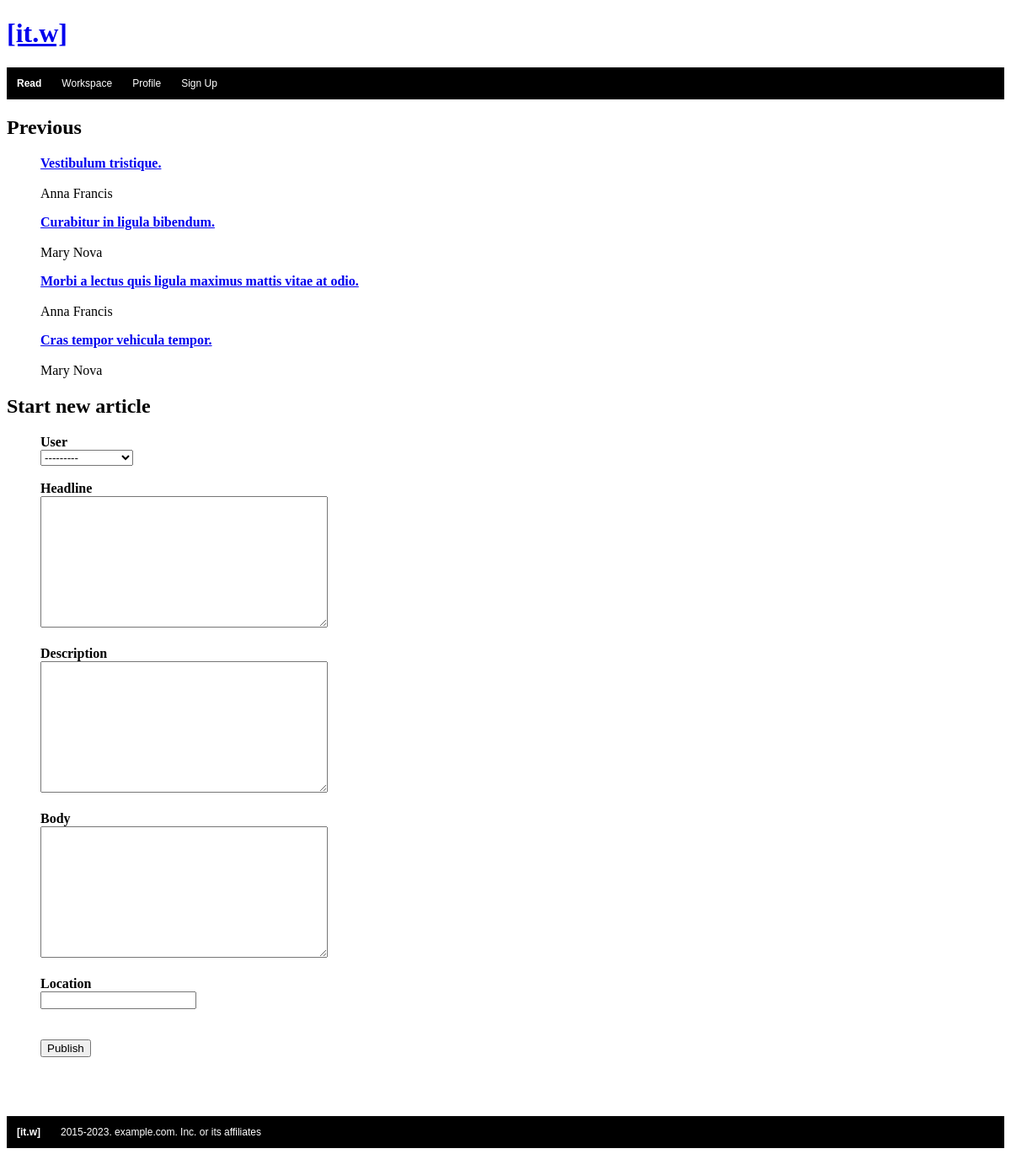
/workspace/, run on an earlier commit of the app's database.
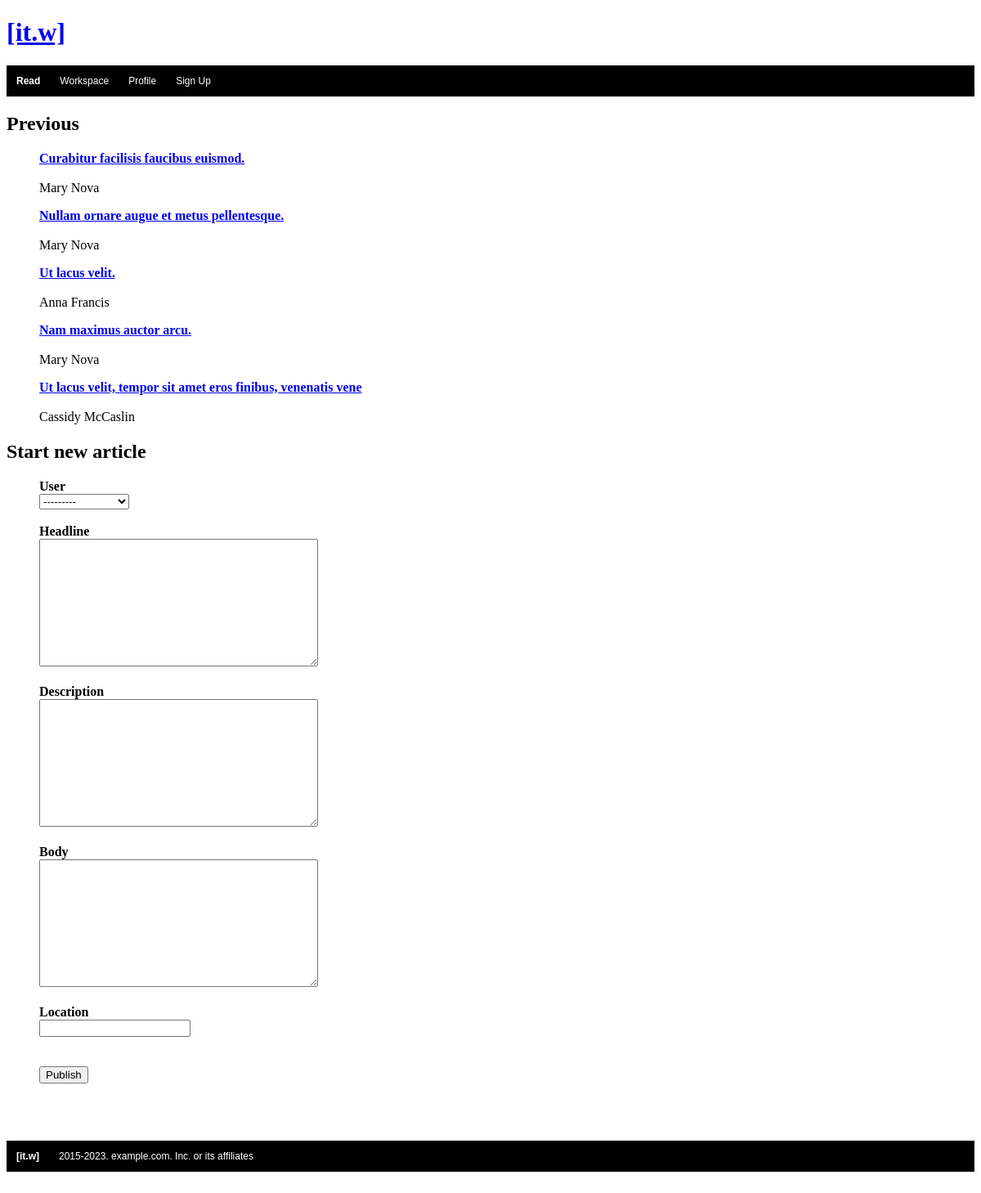
And on a later commit of the database.
### articles/models.py (models this page shows)
class Article (models.Model):
    id = models.BigAutoField(primary_key=True) # not in forms
    user = models.ForeignKey (User, on_delete=models.CASCADE)
    headline = models.TextField(max_length=60)
    description = models.TextField (max_length=160)
    body = models.TextField (max_length=4000)
    date_published = models.DateField(auto_now=True) # not in forms
    location = models.CharField(max_length=30, null=True, blank=True)
    cover_image = models.ImageField(upload_to='pics')

class User(models.Model):
    id = models.BigAutoField(primary_key=True) # not in forms
    first_name = models.CharField(max_length=30)
    last_name= models.CharField(max_length=30)
    username = models.CharField(max_length=30)
    email = models.EmailField(max_length=30)
    password=models.CharField(max_length=30)
    short_description = models.TextField (max_length=160, blank=True)
    long_description = models.TextField (max_length=1000, blank=True)

### articles/views.py (the view)
# urls.py: path("workspace/", views.workspace, name="workspace"),
def workspace (request):
    article_obj= Article.objects.all()
    form_article = ArticleForm(request.POST or None)
    if form_article.is_valid():
            form_article.save()
    context = {'article_obj':article_obj, 'form_article':form_article,}
    return render (request, "workspace.html", context )

### articles/forms.py
class ArticleForm (ModelForm):
    class Meta:
        model = Article
        fields = "__all__"

### articles/templates/workspace.html (shortened to what this page needs)
<!DOCTYPE html>
<html lang="en">
<head>
</head>
<body>
    {% block content %}
    {% include 'topnav.html'%}
    <h2>Previous</h2>
        {% for article in article_obj%}
            <ul style="list-style-type:none;">
                <li><a href="{% url 'article' article.user.id %}"><strong>{{article.headline}}</strong></a></li>
                <br>
                <li>{{article.user.first_name}} {{article.user.last_name}}</li>
            </ul>
        {% endfor %}
        <h2>Start new article</h2>
        {% include 'form-article.html'%}
        {% include 'footer.html'%}
    {% endblock %}
</body>
</html>

What changed in the data, as far as the page shows it:
removed Article: headline "Vestibulum tristique.", user.first_name "Anna", user.last_name "Francis"
added Article: headline "Curabitur facilisis faucibus euismod.", user.first_name "Mary", user.last_name "Nova"
changed Article: headline "Curabitur in ligula bibendum." → "Nullam ornare augue et metus pellentesque."
changed Article "Anna": headline "Morbi a lectus quis ligula maximus mattis vitae at odio." → "Ut lacus velit."
changed Article: headline "Cras tempor vehicula tempor." → "Nam maximus auctor arcu."
added Article: headline "Ut lacus velit, tempor sit amet eros finibus, venenatis vene", user.first_name "Cassidy", user.last_name "McCaslin"
